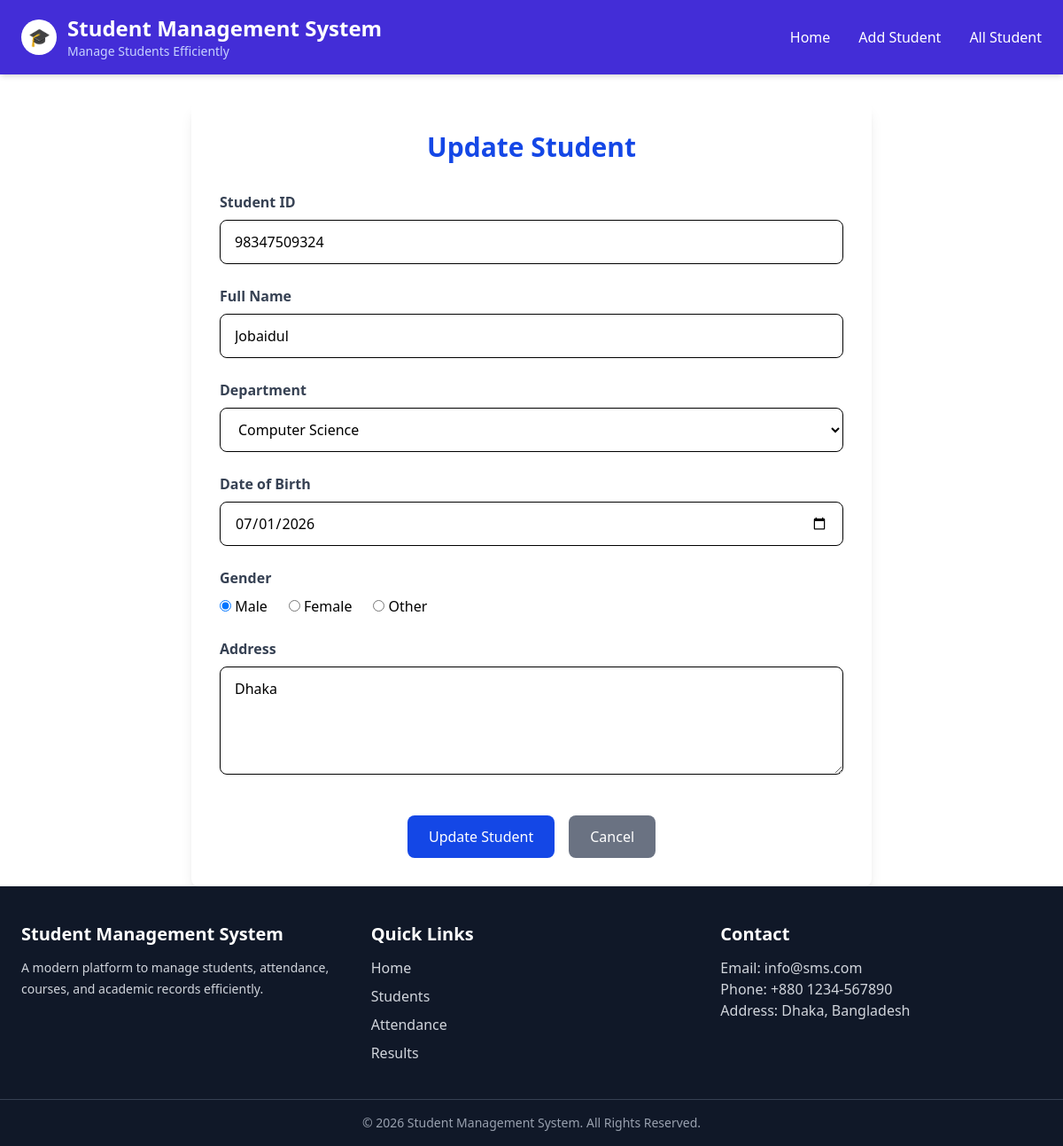
Page /edit_student/5 on the committed database.
### core/models.py (models this page shows, shortened)
class Student(models.Model):
    student_id = models.IntegerField(max_length=20, unique=True)
    full_name = models.CharField(max_length=100)
    department = models.CharField(max_length=100)
    dob = models.DateField()
    gender = models.CharField(max_length=10)
    address = models.TextField()

### core/views.py (the view, shortened to what this page needs)
# urls.py: path('edit_student/<int:id>', views.edit_student, name='edit_student'),
def edit_student(request, id):
    student = get_object_or_404(Student, id=id)
    context = {
        "student": student
    }
    return render(request, 'edit_student.html', context)

### core/templates/edit_student.html (shortened to what this page needs)
{% extends 'base.html' %}
{% block content %}
<div class="max-w-3xl mx-auto bg-white shadow-lg rounded-lg p-8 mt-8">
    <h2 class="text-3xl font-bold text-center text-blue-700 mb-8">
        Update Student
    </h2>
    <form method="POST" class="space-y-6">
        <div>
            <label class="block text-gray-700 font-semibold mb-2">
                Student ID
            </label>
            <input
                type="text"
                value="{{ student.student_id }}"
                name="student_id"
                class="w-full px-4 py-3 border rounded-lg"
                required
            >
        </div>
        <div>
            <label class="block text-gray-700 font-semibold mb-2">
                Full Name
            </label>
            <input
                type="text"
                value="{{ student.full_name }}"
                name="full_name"
                class="w-full px-4 py-3 border rounded-lg"
                required
            >
        </div>
        <div>
            <label class="block text-gray-700 font-semibold mb-2">
                Department
            </label>
            <select name="department" class="w-full px-4 py-3 border rounded-lg" required>
                <option value="Computer Science"
                {% if student.department == "Computer Science" %}selected{% endif %}>
                    Computer Science
                </option>
            </select>
        </div>
        <div>
            <label class="block text-gray-700 font-semibold mb-2">
                Date of Birth
            </label>
            <input
                type="date"
                name="dob"
                value="{{ student.dob|date:'Y-m-d' }}"
                class="w-full px-4 py-3 border rounded-lg"
                required
            >
        </div>
        <div>
            <label class="block text-gray-700 font-semibold mb-2">
                Gender
            </label>
            <div class="flex gap-6">
                <label>
                    <input
                    type="radio"
                    name="gender"
                    value="Male"
                    {% if student.gender == "Male" %}checked{% endif %}
                    >
                    Male
                </label>
                <label>
                    <input
                    type="radio"
                    name="gender"
                    value="Female"
                    >
                    Female
                </label>
                <label>
                    <input
                    type="radio"
                    name="gender"
                    value="Other"
                    >
                    Other
                </label>
            </div>
        </div>
        <div>
            <label class="block text-gray-700 font-semibold mb-2">
                Address
            </label>
            <textarea
                name="address"
                rows="4"
                class="w-full px-4 py-3 border rounded-lg"
                required
            >{{ student.address }}</textarea>
        </div>
        <div class="flex justify-center gap-4 pt-4">
            <button
                type="submit"
                class="bg-blue-700 text-white px-6 py-3 rounded-lg"
            >
                Update Student
            </button>
            <a
                href="{% url 'all_student' %}"
                class="bg-gray-500 text-white px-6 py-3 rounded-lg"
            >
                Cancel
            </a>
        </div>
    </form>
</div>
{% endblock %}

### rows in the picture
Student: student_id "98347509324", full_name "Jobaidul", department "Computer Science", dob "07/01/2026", gender "☑ Male", gender "☐ Female", gender "☐ Other", address "Dhaka"
